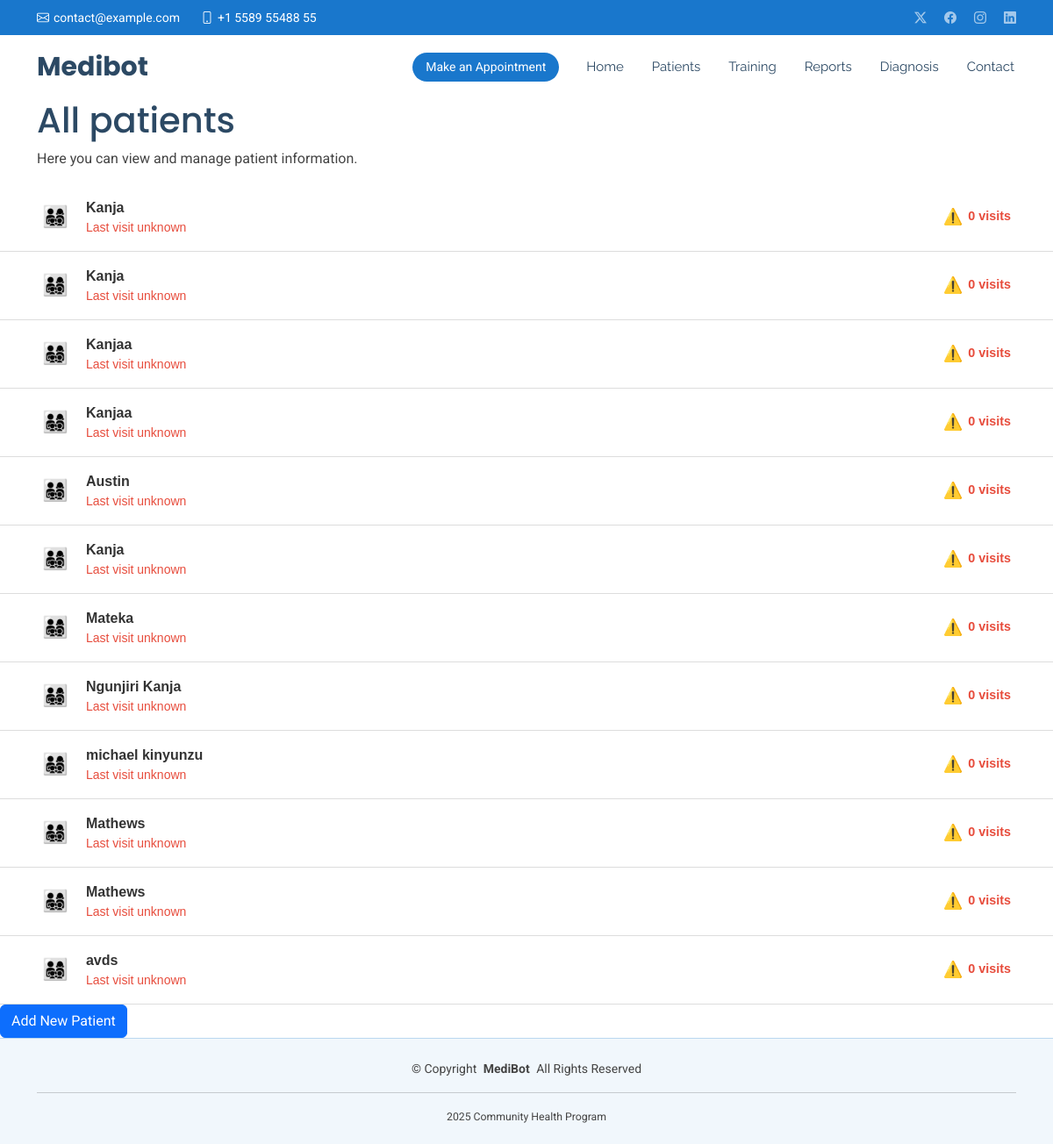
The page /all_patients/ on the database its author committed.
### patients/models.py (models this page shows, shortened)
class Patient(models.Model):
    GENDER_CHOICES = [
        ('M', 'Male'),
        ('F', 'Female'),
        ('O', 'Other'),
    ]
    full_name = models.CharField(max_length=100, blank=False)
    date_of_birth = models.DateField(null=False)
    gender = models.CharField(max_length=1, choices=GENDER_CHOICES, blank=False)
    phone_number = models.CharField(max_length=15, blank=False)
    village = models.CharField(max_length=100, blank=False)
    created_at = models.DateTimeField(auto_now_add=True)
    updated_at = models.DateTimeField(auto_now=True)

### patients/views.py (the view)
# urls.py: path('all_patients/', views.all_patients, name='all_patients'),
def all_patients(request):
    patients = Patient.objects.all()
    return render(request, 'all_patients.html', {'patients': patients})

### patients/templates/all_patients.html
{% extends 'base.html' %}
{% block content %}
<div class="container">
    <h1>All patients</h1>
    <p>Here you can view and manage patient information.</p>
</div>
{% if patients %}
  {% for patient in patients %}
    <a href="{% url 'patient_detail' patient.id %}">
        <div class="patient-row">
          <div class="icon">👨‍👩‍👧‍👦</div>
          <div class="info">
            <div class="name">{{ patient.full_name }}</div>
            <div class="last-visit">Last visit unknown</div>
          </div>
          <div class="status">
            <span class="alert-icon">⚠️</span>
            <span class="visits">0 visits</span>
          </div>
        </div>
    </a>
  {% endfor %}
{% else %}
  <p>No patients found. <a href="{% url 'new_patient' %}">Add a new patient</a></p>
{% endif %}
<div>
  <a href="{% url 'new_patient' %}">
        <button class="btn btn-primary">Add New Patient</button>
  </a>
</div>
{% endblock %}

### patients/templates/base.html (shortened to what this page needs)
{% load static %}
<!DOCTYPE html>
<html lang="en">
<head>
  <link href="../../static/assets/vendor/bootstrap/css/bootstrap.min.css" rel="stylesheet">
  <link href="../../static/assets/vendor/bootstrap-icons/bootstrap-icons.css" rel="stylesheet">
  <link href="../../static/assets/vendor/aos/aos.css" rel="stylesheet">
  <link href="../../static/assets/vendor/fontawesome-free/css/all.min.css" rel="stylesheet">
  <link href="../../static/assets/vendor/glightbox/css/glightbox.min.css" rel="stylesheet">
  <link href="../../static/assets/vendor/swiper/swiper-bundle.min.css" rel="stylesheet">
  <link href="../../static/assets/css/main.css" rel="stylesheet">
  <link href="../../static/assets/css/styles.css"  rel="stylesheet" >
</head>
<body class="index-page">
  <header id="header" class="header sticky-top">
    <div class="topbar d-flex align-items-center">
      <div class="container d-flex justify-content-center justify-content-md-between">
        <div class="contact-info d-flex align-items-center">
          <i class="bi bi-envelope d-flex align-items-center"><a href="mailto:contact@example.com">contact@example.com</a></i>
          <i class="bi bi-phone d-flex align-items-center ms-4"><span>+1 5589 55488 55</span></i>
        </div>
        <div class="social-links d-none d-md-flex align-items-center">
          <a href="#" class="twitter"><i class="bi bi-twitter-x"></i></a>
          <a href="#" class="facebook"><i class="bi bi-facebook"></i></a>
          <a href="#" class="instagram"><i class="bi bi-instagram"></i></a>
          <a href="#" class="linkedin"><i class="bi bi-linkedin"></i></a>
        </div>
      </div>
    </div>
    <div class="branding d-flex align-items-center">
      <div class="container position-relative d-flex align-items-center justify-content-between">
        <a href="index.html" class="logo d-flex align-items-center me-auto">
          <h1 class="sitename">Medibot</h1>
        </a>
        <nav id="navmenu" class="navmenu">
          <ul>
            <li><a href="{% url 'index' %}">Home<br></a></li>
            <li><a href="{% url 'all_patients' %}">Patients</a></li>
            <li><a href="{% url 'training' %}">Training</a></li>
            <li><a href="#">Reports</a></li>
            <li><a href="#">Diagnosis</a></li>
            <li><a href="#contact">Contact</a></li>
          </ul>
        </nav>
        <a class="cta-btn d-none d-sm-block" href="#appointment">Make an Appointment</a>
      </div>
    </div>
  </header>
{% block content %}
{% endblock %}
  <footer id="footer" class="footer light-background">
    <div class="container text-center mt-4">
      <p>© <span>Copyright</span> <strong class="px-1 sitename">MediBot</strong> <span>All Rights Reserved</span></p>
      <hr>
      <small>2025 Community Health Program</small>
    </div>
<br>
  </footer>
</body>
</html>

### static/assets/css/main.css (style rules this page uses)
:root { --default-font: "Roboto", system-ui, -apple-system, "Segoe UI", Roboto, "Helvetica Neue", Arial, "Noto Sans", "Liberation Sans", sans-serif, "Apple Color Emoji", "Segoe UI Emoji", "Segoe UI Symbol", "Noto Color Emoji"; --heading-font: "Poppins", sans-serif; --nav-font: "Raleway", sans-serif; }
:root { --background-color: #ffffff; --default-color: #444444; --heading-color: #2c4964; --accent-color: #1977cc; --surface-color: #ffffff; --contrast-color: #ffffff; }
:root { --nav-color: #2c4964; --nav-hover-color: #1977cc; --nav-mobile-background-color: #ffffff; --nav-dropdown-background-color: #ffffff; --nav-dropdown-color: #2c4964; --nav-dropdown-hover-color: #1977cc; }
.light-background { --background-color: #f1f7fc; --surface-color: #ffffff; }
:root { scroll-behavior: smooth; }
body { color: var(--default-color); background-color: var(--background-color); font-family: var(--default-font); }
a { color: var(--accent-color); text-decoration: none; transition: 0.3s; }
h1, h2, h3, h4, h5, h6 { color: var(--heading-color); font-family: var(--heading-font); }
.header { color: var(--default-color); transition: all 0.5s; z-index: 997; background-color: var(--background-color); }
.header .topbar { background-color: var(--accent-color); height: 40px; padding: 0; font-size: 14px; transition: all 0.5s; }
.header .topbar .contact-info i { font-style: normal; color: var(--contrast-color); }
.header .topbar .contact-info i a, .header .topbar .contact-info i span { padding-left: 5px; color: var(--contrast-color); }
.header .topbar .contact-info i a { line-height: 0; transition: 0.3s; }
.header .topbar .social-links a { color: color-mix(in srgb, var(--contrast-color), transparent 40%); line-height: 0; transition: 0.3s; margin-left: 20px; }
.header .branding { min-height: 60px; padding: 10px 0; }
.header .logo { line-height: 1; }
.header .logo h1 { font-size: 30px; margin: 0; font-weight: 700; color: var(--heading-color); }
.header .cta-btn, .header .cta-btn:focus { color: var(--contrast-color); background: var(--accent-color); font-size: 14px; padding: 8px 25px; margin: 0 0 0 30px; border-radius: 50px; transition: 0.3s; }
@media (max-width: 1200px) { .header .logo { order: 1; } }
@media (max-width: 1200px) { .header .cta-btn { order: 2; margin: 0 15px 0 0; padding: 6px 15px; } }
@media (max-width: 1200px) { .header .navmenu { order: 3; } }
@media (min-width: 1200px) { .navmenu { padding: 0; } }
@media (min-width: 1200px) { .navmenu ul { margin: 0; padding: 0; display: flex; list-style: none; align-items: center; } }
@media (min-width: 1200px) { .navmenu li { position: relative; } }
@media (min-width: 1200px) { .navmenu>ul>li { white-space: nowrap; padding: 15px 14px; } }
@media (min-width: 1200px) { .navmenu>ul>li:last-child { padding-right: 0; } }
@media (min-width: 1200px) { .navmenu a, .navmenu a:focus { color: var(--nav-color); font-size: 15px; padding: 0 2px; font-family: var(--nav-font); font-weight: 400; display: flex; align-items: center; justify-content: space-between; white-space: nowrap; transition: 0.3s; position: relative; } }
@media (min-width: 1200px) { .navmenu>ul>li>a:before { content: ""; position: absolute; width: 100%; height: 2px; bottom: -6px; left: 0; background-color: var(--nav-hover-color); visibility: hidden; width: 0px; transition: all 0.3s ease-in-out 0s; } }
.footer { color: var(--default-color); background-color: var(--background-color); border-top: 1px solid color-mix(in srgb, var(--accent-color), transparent 75%); font-size: 14px; position: relative; }

### static/assets/css/styles.css (style rules this page uses)
.patient-row { display: flex; align-items: center; justify-content: space-between; padding: 1rem; padding-left: 3rem; padding-right: 3rem; border-bottom: 1px solid #ddd; background-color: #fff; font-family: Arial, sans-serif; flex-wrap: wrap; }
.icon { font-size: 24px; color: #e74c3c; margin-right: 20px; }
.info { flex-grow: 1; }
.name { font-size: 1rem; font-weight: bold; color: #333; }
.last-visit { font-size: 0.85rem; font-size: 14px; color: #e74c3c; }
.status { display: flex; align-items: center; gap: 6px; font-size: 0.9rem; color: #e74c3c; font-weight: bold; }
.alert-icon { font-size: 18px; }

### rows shown on the page
Patient: full_name "Kanja"
Patient: full_name "Kanja"
Patient: full_name "Kanjaa"
Patient: full_name "Kanjaa"
Patient: full_name "Austin"
Patient: full_name "Kanja"
Patient: full_name "Mateka"
Patient: full_name "Ngunjiri Kanja"
Patient: full_name "michael kinyunzu"
Patient: full_name "Mathews"
Patient: full_name "Mathews"
Patient: full_name "avds"
